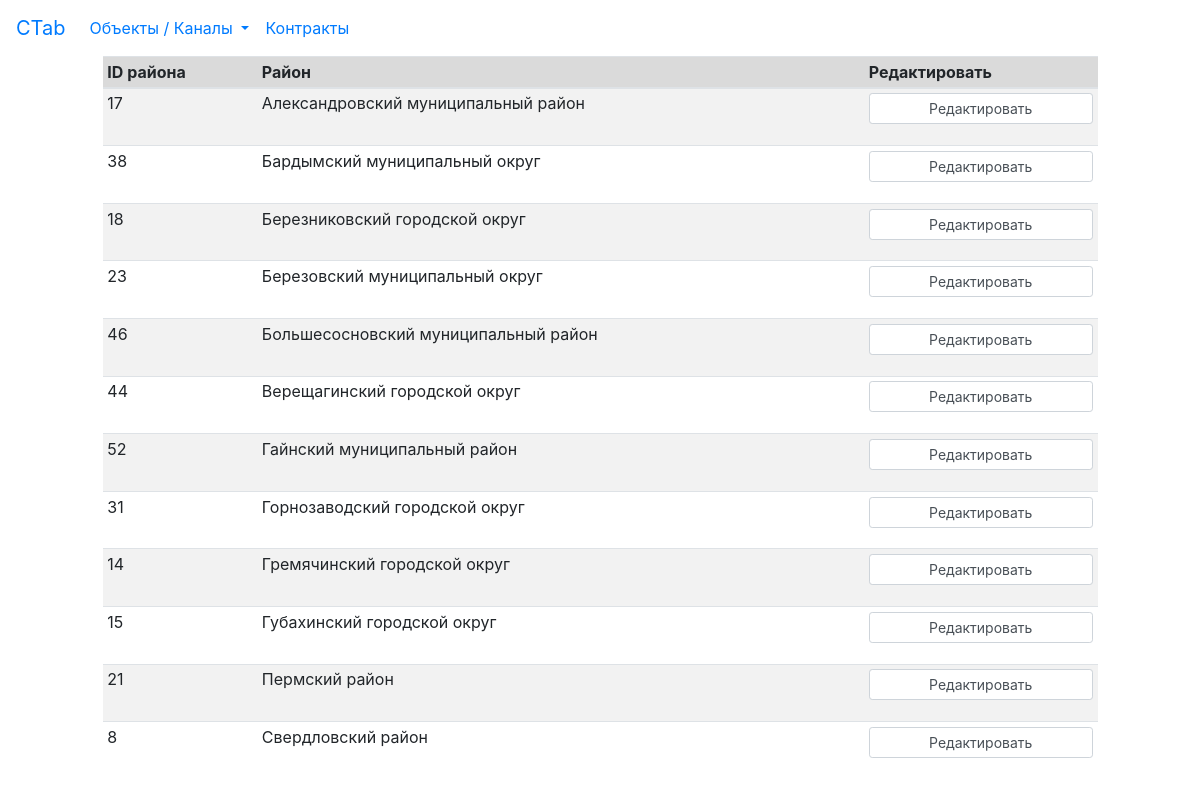
Screenshot of /edit_area.html with the database file from the repository.
### tables this page shows
CREATE TABLE "areas" (
	"id"	INTEGER UNIQUE,
	"area_name"	TEXT UNIQUE,
	"description"	TEXT,
	PRIMARY KEY("id")
);

### main.py (the view)
@app.route('/edit_area.html', methods=['GET','POST'])
def edit_area():
    areas = get_areas(DB)
    area_data = {}
    if request.method == 'POST':
        area_data['id'] = request.values.get('id')
        area_data['area_name'] = request.values.get('area_name')
        area_data['description'] = request.values.get('description')
    if request.method == 'POST' and request.values.get('step') == '1':
        form = EditAreaForm()
        return render_template('edit_area.html', form=form, step=1)
    elif request.method == 'POST' and request.values.get('step') == '2':
        form = EditAreaForm()
        return render_template('edit_area.html', form=form, step=2) #message=message, addr_data=addr_data)
    else:
        print(areas)
        return render_template('edit_area.html', areas=areas)

### libfunc.py (called while the page is built)
def get_areas(db) -> list:
    connection = sqlite3.connect(db)
    cursor = connection.cursor()
    cursor.execute('''SELECT areas.id, areas.area_name, areas.description FROM areas ORDER BY areas.area_name''')
    result = [ (i[0], i[1], i[2]) for i in cursor ]
    connection.close()
    return result

### templates/edit_area.html (shortened to what this page needs)
{% extends 'base.html' %}
{% block content %}
{% if form and step == 1 %}
    <div class="row">
        <div class="col-1">
        </div>
        <div class="col-7">
            <form action="edit_area.html" method="post">
                {{ form.csrf_token() }}
                {% if form.csrf_token.errors %}
                    <div class="warning">You have submitted an invalid CSRF token</div>
                {% endif %}
                {% for field in form if field.name not in ['csrf_token', 'submit'] %}
                <div class="form-group row">
                    <div class="col col-form-label">{{ field.label }}</div>
                    <div class="col">{{ field(class_="form-control", autocomplete="off") }}</div>
                </div>
                    {% for error in field.errors %}
                        {{ error }}
                    {% endfor %}
                {% endfor %}
                <input type="hidden" name="step" value="2">
                {{ form.submit(class_="form-control form-control-sm") }}
            </form>
        </div>
        {% if addr_data %}
        <div class="col border border-success">
            {% if message %}
                <a> {{ message }} </a>
            {% endif %}
            <p> {{ addr_data.values()|join(', ') }} </p>
        </div>
        {% else %}
        <div class="col border border-warning">
            <p></p>
        </div>
        {% endif %}
        <div class="col-1">
        </div>
    </div>
{% else %}
<div class="row">
    <div class="col-1">
    </div>
    <div class="col">
        <table class="table table-striped table-sm">
            <thead>
                <tr class="table-active">
                    <th scope="col">ID района</th>
                    <th scope="col">Район</th>
                    <th scope="col">Редактировать</th>
                </tr>
            <thead>
            <tbody>
                {% for area in areas %}
                <tr {% if area[2] %} title="{{ area[2] }}" {% endif %}>
                    <td>{{ area[0] }}</td>
                    <td>{{ area[1] }}</td>
                    <td>
                    <form action="edit_area.html" method="POST">
                        <input type="submit" value="Редактировать" class="form-control form-control-sm">
                    </form>
                    </td>
                </tr>
                {% endfor %}
            </tbody>
        </table>
    </div>
    <div class="col-1">
    </div>
</div>
{% endif %}
{% endblock %}

### rows the page displays
areas: id "17", area_name "Александровский муниципальный район"
areas: id "38", area_name "Бардымский муниципальный округ"
areas: id "18", area_name "Березниковский городской округ"
areas: id "23", area_name "Березовский муниципальный округ"
areas: id "46", area_name "Большесосновский муниципальный район"
areas: id "44", area_name "Верещагинский городской округ"
areas: id "52", area_name "Гайнский муниципальный район"
areas: id "31", area_name "Горнозаводский городской округ"
areas: id "14", area_name "Гремячинский городской округ"
areas: id "15", area_name "Губахинский городской округ"
areas: id "21", area_name "Пермский район"
areas: id "8", area_name "Свердловский район"
